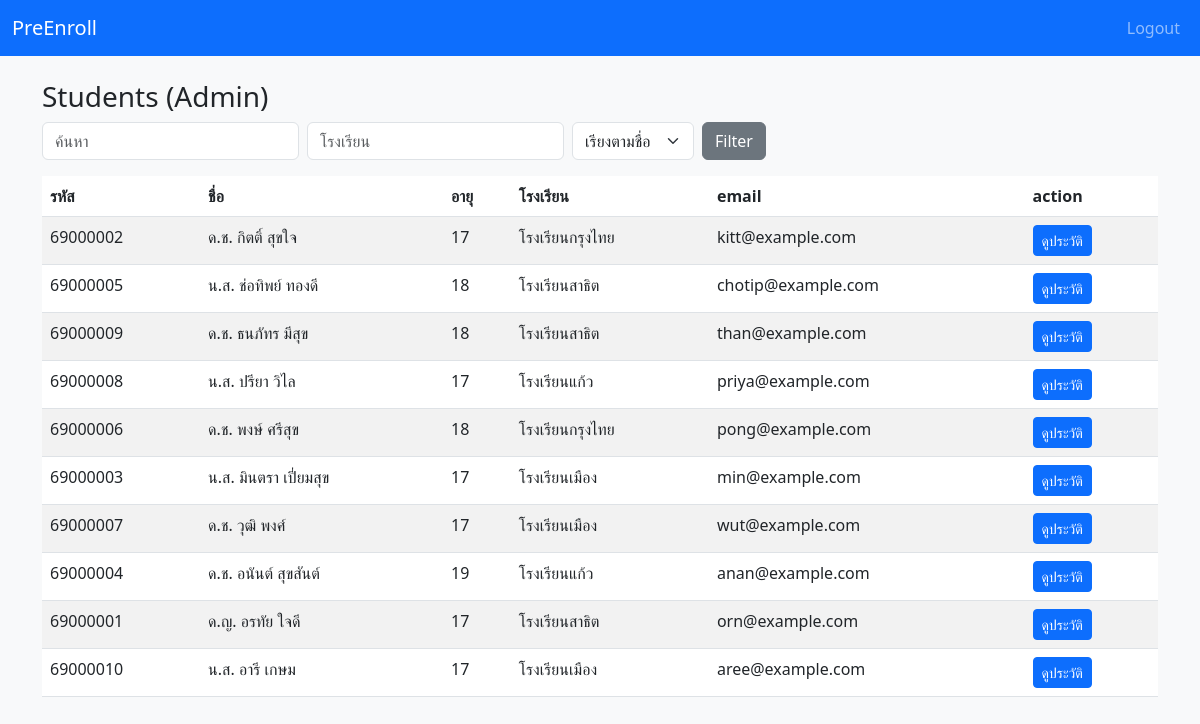
/admin/students (signed in), run on the app's committed database.
### models.py (models this page shows)
class Student(db.Model):
    __tablename__ = "students"
    id = db.Column(db.Integer, primary_key=True)
    student_code = db.Column(db.String(8), unique=True, nullable=False)  # 8 digits starts 69...
    title = db.Column(db.String(20))
    first_name = db.Column(db.String(120), nullable=False)
    last_name = db.Column(db.String(120), nullable=False)
    dob = db.Column(db.Date, nullable=False)
    school = db.Column(db.String(200))
    email = db.Column(db.String(200))
    program_code = db.Column(db.String(8))
    registrations = db.relationship("RegisteredSubject", back_populates="student")
    def age(self):
        today = date.today()
        return today.year - self.dob.year - ((today.month, today.day) < (self.dob.month, self.dob.day))

### controllers/admin.py (the view)
@bp.route('/students')
@admin_required
def admin_students():
    q = request.args.get('q','')
    school = request.args.get('school','')
    order = request.args.get('order','name')
    query = Student.query
    if q:
        q_like = f"%{q}%"
        query = query.filter((Student.first_name.ilike(q_like)) | (Student.last_name.ilike(q_like)) | (Student.student_code.ilike(q_like)))
    if school:
        query = query.filter_by(school=school)
    students = query.all()
    if order == 'age':
        students.sort(key=lambda s: s.age())
    else:
        students.sort(key=lambda s: s.first_name)
    return render_template('admin_students.html', students=students)

### helpers.py (called while the page is built)
def admin_required(func):
    @wraps(func)
    def wrapper(*args, **kwargs):
        if not session.get('is_admin'):
            flash("ต้องเป็นผู้ดูแลระบบ (admin) เท่านั้น")
            return redirect(url_for('auth.login'))
        return func(*args, **kwargs)
    return wrapper

### templates/admin_students.html (shortened to what this page needs)
{% extends "layout.html" %}
{% block content %}
<h3>Students (Admin)</h3>
<form class="row g-2 mb-3">
  <div class="col-auto"><input name="q" class="form-control" placeholder="ค้นหา" value="{{ request.args.q or '' }}"></div>
  <div class="col-auto"><input name="school" class="form-control" placeholder="โรงเรียน" value="{{ request.args.school or '' }}"></div>
  <div class="col-auto">
    <select name="order" class="form-select">
      <option value="name">เรียงตามชื่อ</option>
    </select>
  </div>
  <div class="col-auto"><button class="btn btn-secondary">Filter</button></div>
</form>
<table class="table table-striped">
  <thead><tr><th>รหัส</th><th>ชื่อ</th><th>อายุ</th><th>โรงเรียน</th><th>email</th><th>action</th></tr></thead>
  <tbody>
    {% for s in students %}
    <tr>
      <td>{{ s.student_code }}</td>
      <td>{{ s.title }} {{ s.first_name }} {{ s.last_name }}</td>
      <td>{{ s.age() }}</td>
      <td>{{ s.school }}</td>
      <td>{{ s.email }}</td>
      <td><a class="btn btn-sm btn-primary" href="{{ url_for('student.profile', student_id=s.id) }}">ดูประวัติ</a></td>
    </tr>
    {% endfor %}
  </tbody>
</table>
{% endblock %}

### templates/layout.html (shortened to what this page needs)
<!doctype html>
<html>
<head>
  <link href="https://cdn.jsdelivr.net/npm/bootstrap@5.3.0/dist/css/bootstrap.min.css" rel="stylesheet">
</head>
<body class="bg-light">
<nav class="navbar navbar-expand-lg navbar-dark bg-primary">
  <div class="container-fluid">
    <a class="navbar-brand" href="{{ url_for('auth.login') }}">PreEnroll</a>
    <div class="collapse navbar-collapse">
      <ul class="navbar-nav ms-auto">
        {% if session.user_id %}
          <li class="nav-item"><a class="nav-link" href="{{ url_for('auth.logout') }}">Logout</a></li>
        {% else %}
          <li class="nav-item"><a class="nav-link" href="{{ url_for('auth.login') }}">Login</a></li>
        {% endif %}
      </ul>
    </div>
  </div>
</nav>
<div class="container mt-4">
  {% block content %}{% endblock %}
</div>
</body>
</html>

### data on the page
Student: student_code "69000002", title "ด.ช.", first_name "กิตติ์", last_name "สุขใจ", age "17", school "โรงเรียนกรุงไทย", email "kitt@example.com"
Student: student_code "69000005", title "น.ส.", first_name "ช่อทิพย์", last_name "ทองดี", age "18", school "โรงเรียนสาธิต", email "chotip@example.com"
Student: student_code "69000009", title "ด.ช.", first_name "ธนภัทร", last_name "มีสุข", age "18", school "โรงเรียนสาธิต", email "than@example.com"
Student: student_code "69000008", title "น.ส.", first_name "ปรียา", last_name "วิไล", age "17", school "โรงเรียนแก้ว", email "priya@example.com"
Student: student_code "69000006", title "ด.ช.", first_name "พงษ์", last_name "ศรีสุข", age "18", school "โรงเรียนกรุงไทย", email "pong@example.com"
Student: student_code "69000003", title "น.ส.", first_name "มินตรา", last_name "เปี่ยมสุข", age "17", school "โรงเรียนเมือง", email "min@example.com"
Student: student_code "69000007", title "ด.ช.", first_name "วุฒิ", last_name "พงศ์", age "17", school "โรงเรียนเมือง", email "wut@example.com"
Student: student_code "69000004", title "ด.ช.", first_name "อนันต์", last_name "สุขสันต์", age "19", school "โรงเรียนแก้ว", email "anan@example.com"
Student: student_code "69000001", title "ด.ญ.", first_name "อรทัย", last_name "ใจดี", age "17", school "โรงเรียนสาธิต", email "orn@example.com"
Student: student_code "69000010", title "น.ส.", first_name "อารี", last_name "เกษม", age "17", school "โรงเรียนเมือง", email "aree@example.com"
